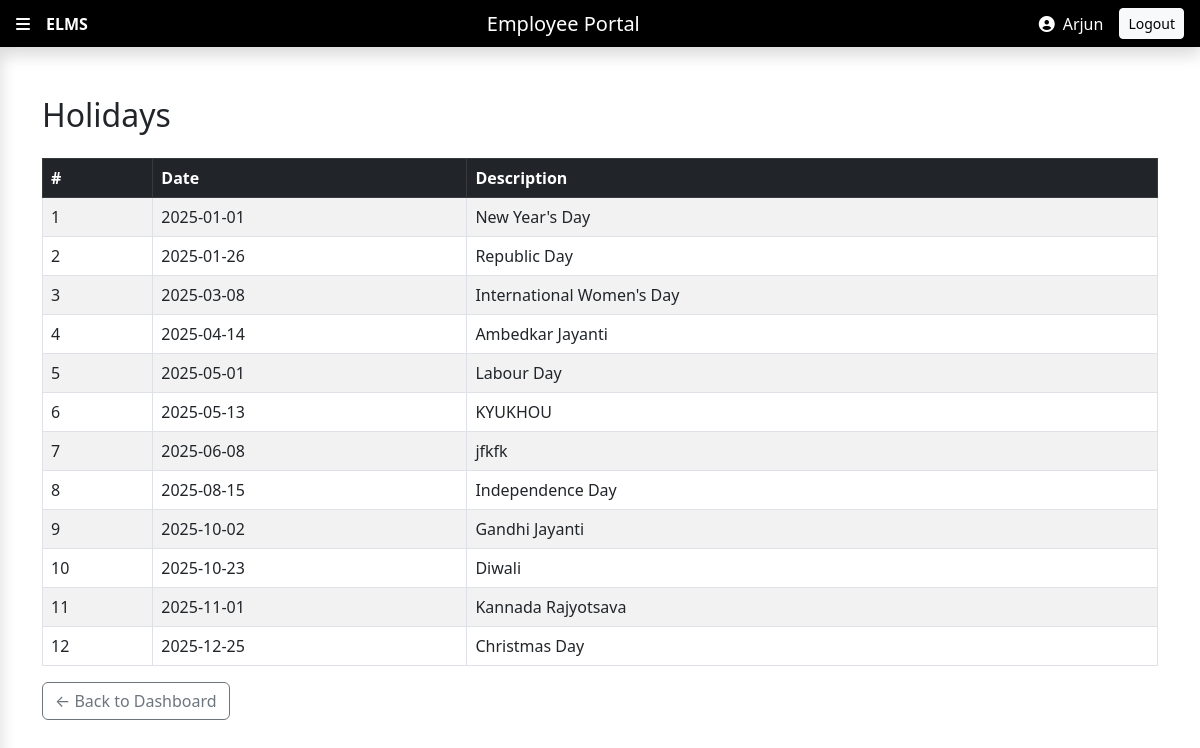
Screenshot of /holidays.php (signed in) with the database file from the repository.
### tables this page shows
CREATE TABLE `holidays` (
  `holiday_id` int(11) NOT NULL,
  `holiday_date` date DEFAULT NULL,
  `description` varchar(255) DEFAULT NULL
);

### holidays.php (the view, shortened to what this page needs)
<?php
include 'includes/db.php';
include 'includes/header.php';
if($_SESSION['role']==='admin') {
    $page='admin_dashboard.php';
}
else{
    $page= 'user_dashboard.php';
}
?>
<!DOCTYPE html>
<html lang="en">
<head>
  <link rel="stylesheet" href="https://cdn.jsdelivr.net/npm/bootstrap@5.3.0/dist/css/bootstrap.min.css">
</head>
<body class="d-flex flex-column min-vh-100">
  <main class="flex-grow-1 container mt-4">
  <div class="d-flex justify-content-between align-items-center mb-3">
    <h2>Holidays</h2>
  </div>
    <table class="table table-bordered table-striped mt-3">
      <thead class="table-dark">
        <tr>
          <th>#</th>
          <th>Date</th>
          <th>Description</th>
        </tr>
      </thead>
      <tbody>
        <?php
        $result = $conn->query("SELECT * FROM Holidays ORDER BY holiday_date ASC");
        if ($result->num_rows > 0) {
            $i = 1;
            while ($row = $result->fetch_assoc()) {
                echo "<tr>
                        <td>{$i}</td>
                        <td>{$row['holiday_date']}</td>
                        <td>{$row['description']}</td>
                      </tr>";
                $i++;
            }
        } else {
            echo "<tr><td colspan='3' class='text-center'>No holidays found.</td></tr>";
        }
        ?>
      </tbody>
    </table>
    <?php echo "<a href=$page class='btn btn-outline-secondary'>← Back to Dashboard</a>"?>
  </main>
</body>
</html>

### rows the page displays
holidays: holiday_date "2025-01-01", description "New Year's Day"
holidays: holiday_date "2025-01-26", description "Republic Day"
holidays: holiday_date "2025-03-08", description "International Women's Day"
holidays: holiday_date "2025-04-14", description "Ambedkar Jayanti"
holidays: holiday_date "2025-05-01", description "Labour Day"
holidays: holiday_date "2025-05-13", description "KYUKHOU"
holidays: holiday_date "2025-06-08", description "jfkfk"
holidays: holiday_date "2025-08-15", description "Independence Day"
holidays: holiday_date "2025-10-02", description "Gandhi Jayanti"
holidays: holiday_date "2025-10-23", description "Diwali"
holidays: holiday_date "2025-11-01", description "Kannada Rajyotsava"
holidays: holiday_date "2025-12-25", description "Christmas Day"

### other values shown
$dashboard "Employee Portal"
$name "Arjun"
